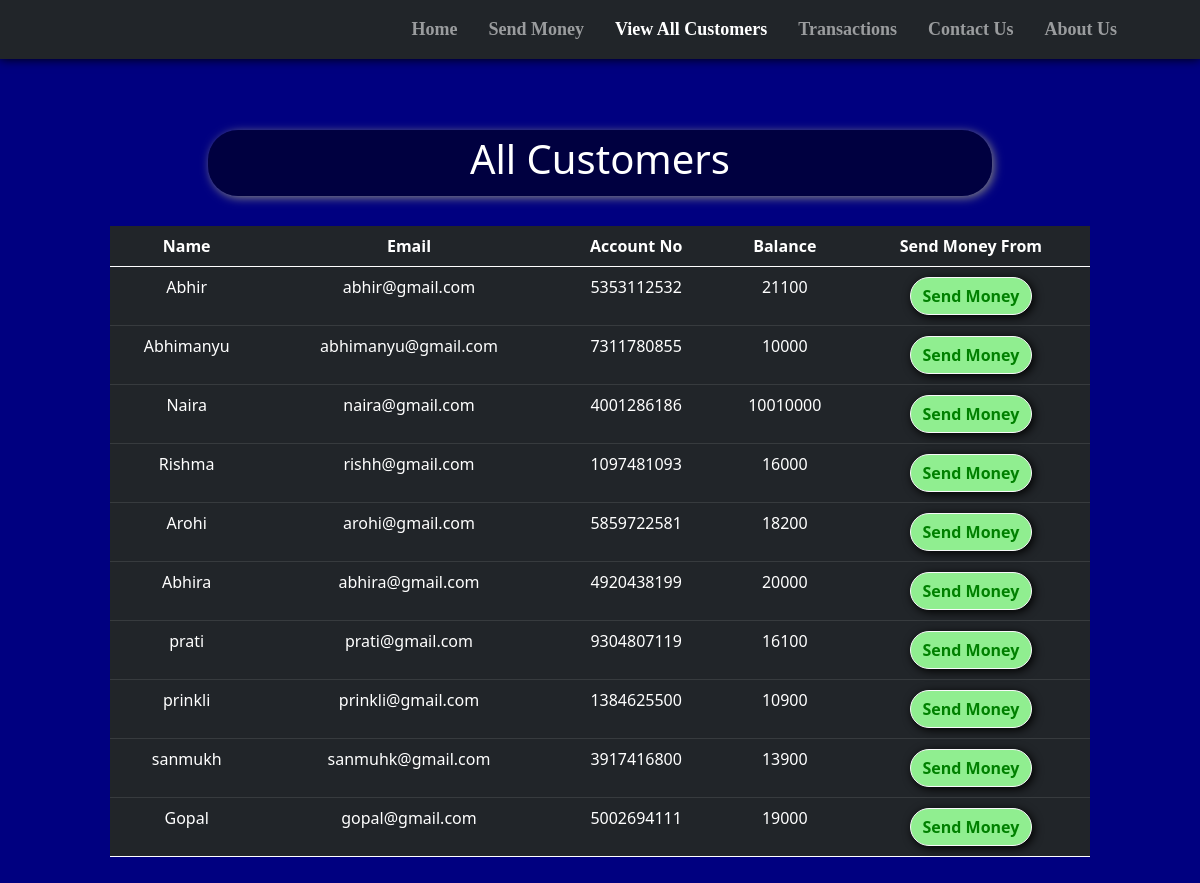
/all_cust.php, run on the app's committed database.
### tables this page shows
CREATE TABLE `users` (
  `sr` int(11) NOT NULL,
  `name` varchar(20) NOT NULL,
  `email` varchar(20) NOT NULL,
  `accno` varchar(10) NOT NULL,
  `blc` bigint(20) NOT NULL
);

### all_cust.php (the view, shortened to what this page needs)
<!doctype html>
<html lang="en">
<head>
    <link href="https://cdn.jsdelivr.net/npm/bootstrap@5.0.2/dist/css/bootstrap.min.css" rel="stylesheet"
>
    <link rel="stylesheet" href="https://cdnjs.cloudflare.com/ajax/libs/font-awesome/5.15.3/css/all.min.css"
 />
</head>
<body style="background-color:navy;">
    <?php include 'spin.php'; ?>
    <nav class="navbar navbar-expand-lg navbar-dark bg-dark fixed fixed-top"
        style="font-family:candara; font-size:18px; box-shadow: 0px 0px 10px 0px black;">
        <div class="container-fluid">
            <a href="index.php"><img src="statics\logo1.jpg" alt=""
                    style="height: 80px; margin-left:25px; margin-top:10px;"></a>
        </div>
        <div class="collapse navbar-collapse" id="navbarSupportedContent">
            <b>
                <ul class="navbar-nav ">
                    <li class="nav-item nav-links" style="margin-left:15px;">
                        <a class="nav-link text-nowrap" aria-current="page" href="index.php">Home</a>
                    </li>
                    <li class="nav-item" style="margin-left:15px; ">
                        <a class="nav-link text-nowrap" href="send_money.php">Send Money</a>
                    </li>
                    <li class="nav-item" style="margin-left:15px;">
                        <a class="nav-link text-nowrap active" href="all_cust.php">View All Customers</a>
                    </li>
                    <li class="nav-item" style="margin-left:15px;">
                        <a class="nav-link text-nowrap" href="transactions.php">Transactions</a>
                    </li>
                    <li class="nav-item" style="margin-left:15px;">
                        <a class="nav-link text-nowrap" href="contact_us.php">Contact Us</a>
                    </li>
                    <li class="nav-item" style="margin-left:15px; margin-right:75px;">
                        <a class="nav-link text-nowrap" href="about_us.php">About Us</a>
                    </li>
                </ul>
            </b>
        </div>
    </nav>
    <center>
        <div class="container" style="margin-top: 10%; padding:10px 80px 10px 80px; ">
            <div
                style="width:80%; background-color:rgba(0,0,0,.5); padding:5px 5px 5px 5px; border-radius:30px; box-shadow: 2px 2px 10px gray;">
                <h1 style=" color:white;">All Customers</h1>
            </div>
            <?php
    $conn = mysqli_connect($servername, $username, $password, $database);
    if(!$conn){
        die("Connection not established: ".mysqli_connect_error());
    }else{
        $sql = "SELECT * FROM `users`";
        $result = mysqli_query($conn, $sql);
?>
            <table class="table table-dark" style="margin-top: 30px;">
                <thead>
                    <tr>
                        <th scope="col">Name</th>
                        <th scope="col">Email</th>
                        <th scope="col">Account No</th>
                        <th scope="col">Balance</th>
                        <th scope="col">Send Money From</th>
                    </tr>
                </thead>
                <?php
echo "<tbody>";
        while($row = mysqli_fetch_assoc($result)){
        echo    '
            <tr>
              <td>'.$row['name'].'</td>
              <td>'.$row['email'].'</td>
              <td>'.$row['accno'].'</td>
              <td>'.$row['blc'].'</td>
              <td style="padding:10px 10px 10px 10px">
              <a href="send_money.php?reads='.$row['accno'].'"
              <button type="button" class="btn mybtn btn-outline-light">Send Money</button>
              </a>
              </td>
            </tr>';
    }
    }
    echo "</tbody>";
?>
        </div>
    </center>
</body>
</html>

### spin.php (shortened to what this page needs)
<html>
<head>
<link rel="stylesheet" href="https://cdnjs.cloudflare.com/ajax/libs/font-awesome/5.15.3/css/all.min.css" />
</head>
<body>
    </body>
</html>

### all_cust.php (style rules this page uses)
th, td { text-align: center; }
.mybtn { box-shadow: 2px 2px 10px black; border-radius: 30px; font-weight: bold; background-color: lightgreen; color: green; }

### data on the page
users: name "Abhir", email "abhir@gmail.com", accno "5353112532", blc "21100"
users: name "Abhimanyu", email "abhimanyu@gmail.com", accno "7311780855", blc "10000"
users: name "Naira", email "naira@gmail.com", accno "4001286186", blc "10010000"
users: name "Rishma", email "rishh@gmail.com", accno "1097481093", blc "16000"
users: name "Arohi", email "arohi@gmail.com", accno "5859722581", blc "18200"
users: name "Abhira", email "abhira@gmail.com", accno "4920438199", blc "20000"
users: name "prati", email "prati@gmail.com", accno "9304807119", blc "16100"
users: name "prinkli", email "prinkli@gmail.com", accno "1384625500", blc "10900"
users: name "sanmukh", email "sanmuhk@gmail.com", accno "3917416800", blc "13900"
users: name "Gopal", email "gopal@gmail.com", accno "5002694111", blc "19000"
